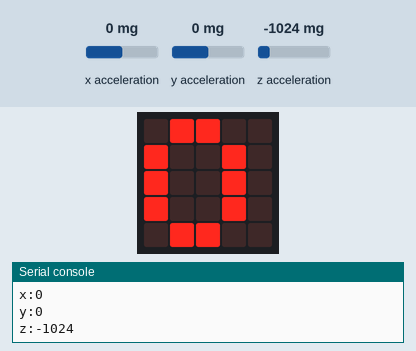
Recording of a program running on a simulated BBC micro:bit (MakeCode). On the bench: the board's 5×5 LED display, the last lines printed to the serial console. The test bench sets the inputs (shaded band); at power-on: x acceleration 0 mg, y acceleration 0 mg, z acceleration -1024 mg.

Above: at 1.2 s.
1.3 s: x acceleration set to -1440 mg
At 2.3 s:
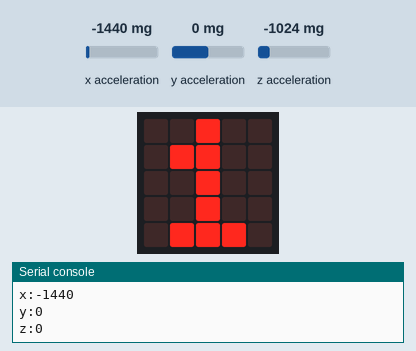
Timing chart, 0 to 4.3 s (numbered marks = the images above; inputs shaded):
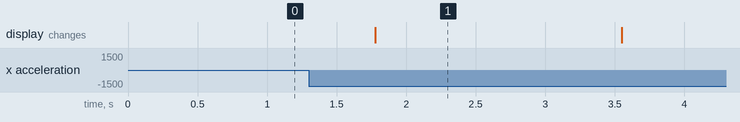

The program:

gesture.py
```python
ShakeTime = 0
preZ = 0

def on_forever():
    global preZ, ShakeTime
    serial.write_value("x", input.acceleration(Dimension.X))
    serial.write_value("y", input.acceleration(Dimension.Y))
    serial.write_value("z", input.acceleration(Dimension.Z))
    basic.show_number(ShakeTime)
    preZ = input.acceleration(Dimension.Z)
    basic.pause(1000)
    serial.write_value("diff", abs(preZ - input.acceleration(Dimension.Z)))
    if abs(preZ - input.acceleration(Dimension.Z)) > 200:
        ShakeTime += 1
    else:
        ShakeTime = 0
basic.forever(on_forever)
```

Measured:
- after the input at 1.3 s, the display: changes after 0.48 s (image 1)
- what the display in image 1 shows lasts 1.8 s, from 1.8 s to 3.6 s
